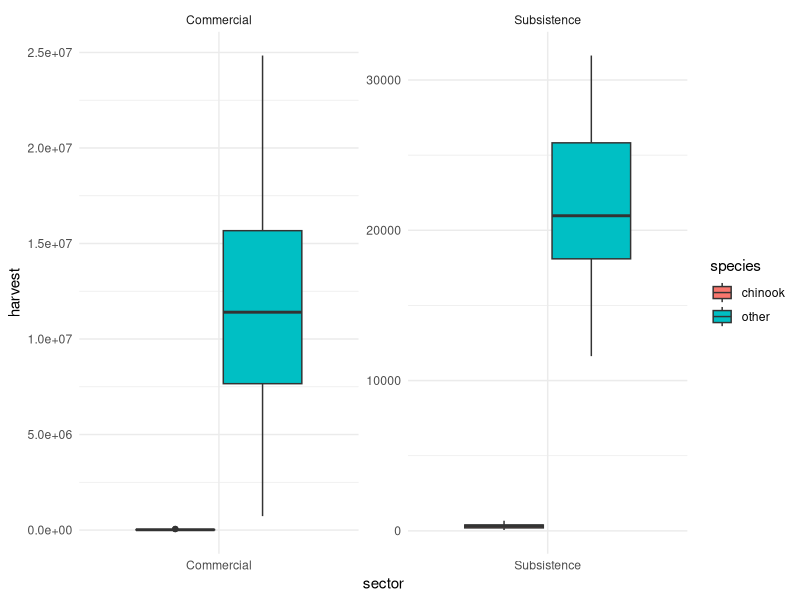

Here is the R script that generated this plot: (Note: this script raises an error after producing the figure.)
## ---- chunk 1
# Load libraries
library(tidyverse)

# Load data
harvest <- read_csv("Harvest_All_Sectors.csv")
## ---- chunk 2
# Filter harvest data to the Alaska Peninsula and Aleutian Islands
apai_harvest <- harvest |>
  filter(SASAP.Region == "Alaska Peninsula and Aleutian Islands")
## ---- chunk 3
# Replace all Personal Use with Subsistence
apai_harvest$sector <- str_replace_all(apai_harvest$sector, "Personal Use", "Subsistence")

# Check that Personal Use is no longer in dataset
unique(apai_harvest$sector)
## ---- chunk 4
chinook_harvest <- apai_harvest |>
  mutate(species = ifelse(species == "chinook", "chinook", "other")) |>
  filter((sector == "Commercial") | (sector == "Subsistence")) |>
  group_by(year, sector, species) |>
  summarise(harvest = sum(harvest, na.rm = TRUE), .groups = "drop")

chinook_grouped <- chinook_harvest |>
  group_by(species, sector) |>
  summarise(species_harvest = sum(harvest, na.rm = TRUE), .groups = "drop") |>
  group_by(sector) |>
  summarize(proportion = species_harvest[species == "chinook"] / sum(species_harvest))
## ---- chunk 5
ggplot(chinook_harvest, aes(x = sector, y = harvest, fill = species)) +
  geom_boxplot() +
  facet_wrap(~sector, scale = "free") +
  theme_minimal()
## ---- chunk 6
ggplot(chinook_grouped, aes(x = sector, y = species_harvest, fill = factor(species))) +
  geom_col() +
  facet_wrap(~sector, scale = "free") +
  theme_minimal()
## ---- chunk 7
# Find chinook proportion of total harvest in each sector
chinook_grouped <- chinook_harvest |>
  group_by(species, sector) |>
  summarise(species_harvest = sum(harvest, na.rm = TRUE), .groups = "drop") |>
  group_by(sector) |>
  summarize(proportion = species_harvest[species == "chinook"] / sum(species_harvest))

# Calculate difference in proportions between sectors
pe <- chinook_grouped$proportion[2] - chinook_grouped$proportion[1]

pe
## ---- chunk 8
null_dist <- replicate(1000, {
chinook_grouped <- chinook_harvest |>
  mutate(sector = sample(sector, n()),
         species = sample(species, n())) |>
  group_by(species, sector) |>
  summarise(species_harvest = sum(harvest, na.rm = TRUE), .groups = "drop") |>
  group_by(sector) |>
  summarize(proportion = species_harvest[species == "chinook"] / sum(species_harvest))
  
  # Calculate difference in proportions between sectors
  pe <- chinook_prop$proportion[2] - chinook_grouped$proportion[1]
  
  pe
})

ggplot(tibble(null_dist), aes(null_dist)) +
  geom_histogram(bins = 20, color = "cornflowerblue", fill = NA) +
  geom_vline(xintercept = pe, color = "firebrick")
## ---- chunk 9
sum(abs(null_dist) > abs(pe)) / length(null_dist)
